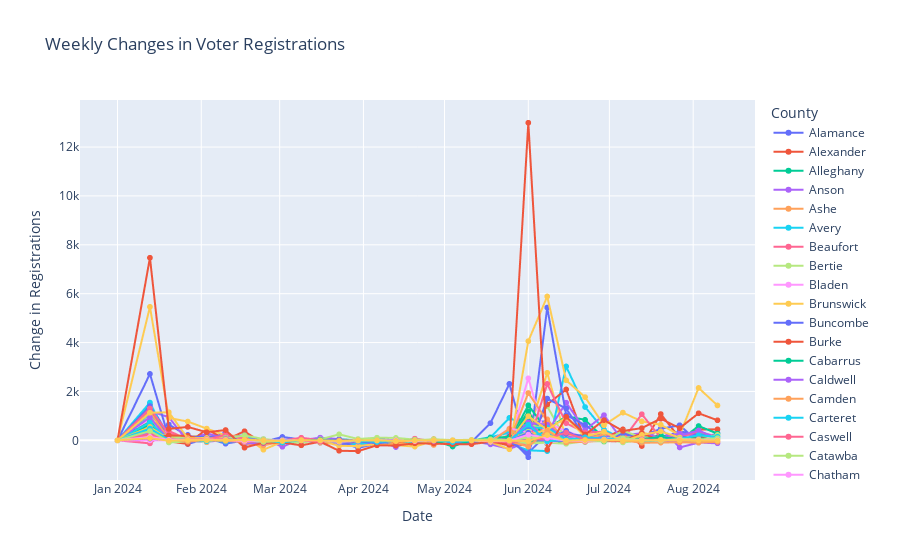

Write notebook code for a chart like this one.
### Code cell
import pandas as pd
from datetime import datetime
import plotly.express as px

# Assuming 'voter_registration_by_fips_dfs' is a list of DataFrames with registration data
def calculate_weekly_changes(dfs):
    all_dfs = pd.concat(dfs)
    all_dfs['Week Ending'] = pd.to_datetime(all_dfs['Week Ending'], format='%m/%d/%Y')

    # Ensure data is sorted by 'County' and 'Week Ending'
    all_dfs = all_dfs.sort_values(by=['County', 'Week Ending'])

    # Calculate the weekly change for each county
    all_dfs['Weekly Change'] = all_dfs.groupby('County')['Total'].diff().fillna(0)
    
    return all_dfs


def plot_weekly_changes(df):
    fig = px.line(df,
                  x='Week Ending',
                  y='Weekly Change',
                  color='County',
                  title='Weekly Changes in Voter Registrations',
                  labels={'Weekly Change': 'Change in Registrations'},
                  line_shape='linear')

    fig.update_layout(xaxis_title='Date', yaxis_title='Change in Registrations')
    fig.update_traces(mode='lines+markers')

    fig.show()

df_with_changes = calculate_weekly_changes(voter_registration_by_fips_dfs)
plot_weekly_changes(df_with_changes)
